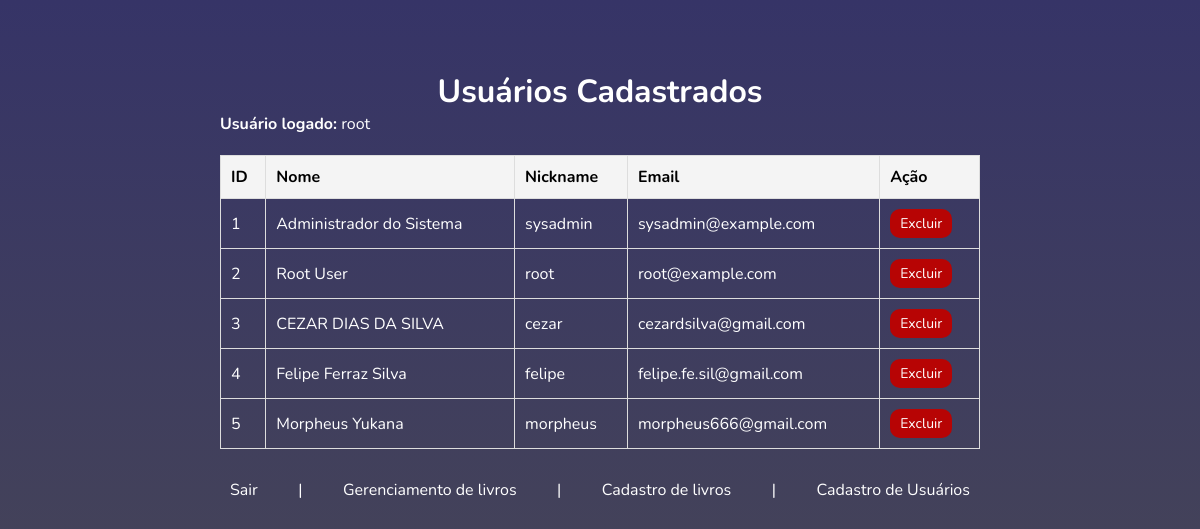
The page /usuarios.php (signed in) on the database its author committed.
### tables this page shows
CREATE TABLE `usuarios` (
  `id` int NOT NULL,
  `nome` varchar(100) NOT NULL,
  `email` varchar(100) NOT NULL,
  `telefone` varchar(20) DEFAULT NULL,
  `data_nascimento` date NOT NULL DEFAULT '2000-01-01',
  `data_cadastro` timestamp NULL DEFAULT CURRENT_TIMESTAMP,
  `senha` varchar(255) NOT NULL,
  `nickname` varchar(255) NOT NULL
);

### usuarios.php (the view, shortened to what this page needs)
<?php
$nicknameLogado = $_SESSION['nickname'];
$config = require 'config.php';
try {
    $pdo = new PDO("mysql:host={$config['host']};dbname={$config['dbname']}", $config['username'], $config['password'], [
        PDO::ATTR_ERRMODE => PDO::ERRMODE_EXCEPTION,
        PDO::MYSQL_ATTR_INIT_COMMAND => "SET NAMES utf8"
    ]);
    $stmt = $pdo->query("SELECT id, nome, nickname, email FROM usuarios");
    $usuarios = $stmt->fetchAll(PDO::FETCH_ASSOC);
} catch (PDOException $e) {
    die("Erro ao conectar ao banco de dados: " . $e->getMessage());
}
?>
<!DOCTYPE html>
<html lang="pt-BR">
<head>
    <link rel="stylesheet" href="usuarios.css">
</head>
<body>
    <div class='container'>
        <h1>Usuários Cadastrados</h1>
        <p class='usuArio'><strong>Usuário logado:</strong> <?= htmlspecialchars($nicknameLogado) ?></p>
        <table>
            <tr>
                <th>ID</th>
                <th>Nome</th>
                <th>Nickname</th>
                <th>Email</th>
                <th>Ação</th>
            </tr>
            <?php foreach ($usuarios as $usuario): ?>
                <tr>
                    <td><?= $usuario['id'] ?></td>
                    <td><?= htmlspecialchars($usuario['nome']) ?></td>
                    <td><?= htmlspecialchars($usuario['nickname']) ?></td>
                    <td><?= htmlspecialchars($usuario['email']) ?></td>
                    <td>
                        <form method="POST" action="excluir_usuario.php">
                            <button type="submit">Excluir</button>
                        </form>
                    </td>
                </tr>
            <?php endforeach; ?>
        </table>
        <p class='menu'>
            <a href="logout.php">Sair</a> |
            <a href="livros.php">Gerenciamento de livros</a> |
            <a href="formulario.php">Cadastro de livros</a>
            <?php if (isset($_SESSION['nickname']) && in_array($_SESSION['nickname'], ['sysadmin', 'root'])): ?>
                | <a href="usuarios.php">Cadastro de Usuários</a>
            <?php endif; ?>
        </p>
    </div>
</body>
</html>

### usuarios.css (style rules this page uses)
* { margin: 0; padding: 0; box-sizing: border-box; font-family: "Nunito", sans-serif; }
body { width: 100vw; min-height: 100vh; background: linear-gradient(180deg, #363467 0%, rgba(30, 29, 39, 0.8) 100%); }
.container { max-width: 800px; margin: 50px auto; padding: 20px; }
.usuArio { color: #fff; }
h1 { color: #fff; text-align: center; }
table { width: 100%; border-collapse: collapse; margin-top: 20px; margin-bottom: 20px; }
th, td { border: 1px solid #ddd; padding: 10px; text-align: left; }
td { color: #fff; }
td button { background: #b70404;; color: white; border: none; border-radius: 10px; font-size: 14px; padding: 5px 10px; cursor: pointer; }
th { background-color: #f4f4f4; }
.menu { display: flex; align-items: center; justify-content: space-between; padding: 10px 10px; color: #fff; }
.menu a { color: #fff; cursor: pointer; text-decoration: none; }

### rows shown on the page
usuarios: id "1", nome "Administrador do Sistema", nickname "sysadmin", email "sysadmin@example.com"
usuarios: id "2", nome "Root User", nickname "root", email "root@example.com"
usuarios: id "3", nome "CEZAR DIAS DA SILVA", nickname "cezar", email "cezardsilva@gmail.com"
usuarios: id "4", nome "Felipe Ferraz Silva", nickname "felipe", email "felipe.fe.sil@gmail.com"
usuarios: id "5", nome "Morpheus Yukana", nickname "morpheus", email "morpheus666@gmail.com"

### other values the page prints
$nicknameLogado "root"
